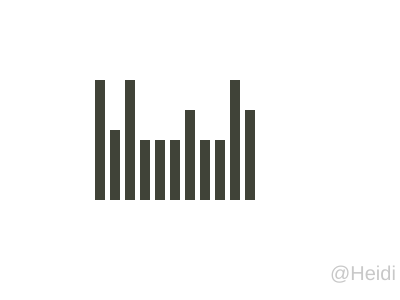
Frame 1 (no input)
Frame 60 (no input): identical to frame 1, image omitted
Frame 120 (the mouse pressed at the canvas centre since frame 60): identical to frame 1, image omitted

The p5.js sketch that drew this single still picture (run headless with seeded random() and noise() and a simulated clock; from frame 60 on, the mouse is pressed at the canvas centre):

// p5.js sketch
// ── sketch.js
function setup() {
  createCanvas(400, 300);
}

function draw() {
  background(255);
  fill('#404338');
  noStroke();
  // rect(81, 81, 63, 63);
  draw_heidi();
  // draw_SFPC();

  
}

function draw_next(x, y, h  ){
  width = 10;
  x = x + 15;
  // realh = 80 + h - y;
  rect(x, y, width, h);
  
  return x;
}

function draw_SFPC(){
  //S
  newX = draw_next(100, 120, 70);
  newX = draw_next(newX, 120, 120);
  newX = draw_next(newX, 170, 70);
  
  //F
  newX = draw_next(newX, 120, 120);
  newX = draw_next(newX, 120, 60);
  newX = draw_next(newX, 120, 60);
  
  //P
  newX = draw_next(newX, 120, 120);
  newX = draw_next(newX, 120, 70);
  newX = draw_next(newX, 140, 50);
  
  //C
  newX = draw_next(newX, 120, 120);
  newX = draw_next(newX, 120, 120);
  newX = draw_next(newX, 140, 90);
  
  //text
  textSize(20);
  fill(200, 200, 200);
  text('#SFPC', 330, 380);
  
  
}

function draw_heidi(){
  //H
  newX = draw_next(80, 80, 120)
  newX = draw_next(newX, 130, 70)
  newX = draw_next(newX, 80, 120)
  //e
  newX = draw_next(newX, 140, 60)
  newX = draw_next(newX, 140, 60)
  newX = draw_next(newX, 140, 60)
  //i
  newX = draw_next(newX, 110, 90)
  //d
  newX = draw_next(newX, 140, 60)
  newX = draw_next(newX, 140, 60)
  newX = draw_next(newX, 80, 120)
  //i
  newX = draw_next(newX, 110, 90)
  
  //text
  textSize(20);
  fill(200, 200, 200);
  text('@Heidi', 330, 280);

}

function draw_original(){
  newX = draw_next(80, 80, 120)
  newX = draw_next(newX, 80, 120)
  newX = draw_next(newX, 80, 120)
  newX = draw_next(newX, 80, 120)
  newX = draw_next(newX, 50, 150)
  newX = draw_next(newX, 80, 150)
  newX = draw_next(newX, 80, 120)
}
